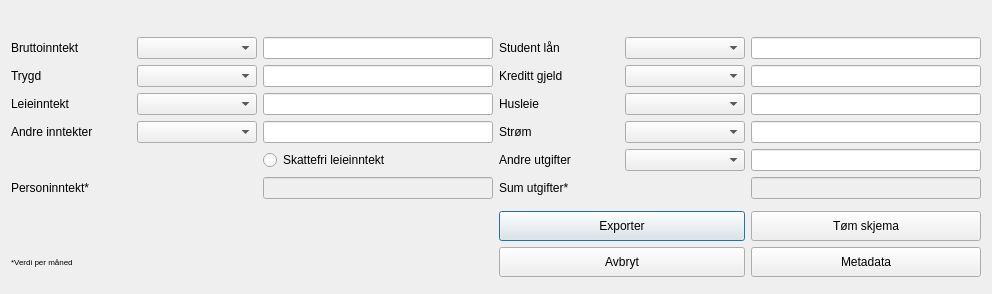
         <widget class="QWidget" name="tab_sekundarsoker">
          <attribute name="title">
           <string>Sekundærsøker</string>
          </attribute>
          <layout class="QGridLayout" name="gridLayout_6">
           <item row="1" column="2">
            <widget class="QLineEdit" name="line_edit_brutto_inntekt_2">
             <property name="minimumSize">
              <size>
               <width>230</width>
               <height>0</height>
              </size>
             </property>
             <property name="clearButtonEnabled">
              <bool>true</bool>
             </property>
            </widget>
           </item>
           <item row="1" column="5">
            <widget class="QLineEdit" name="line_edit_student_lan_2">
             <property name="minimumSize">
              <size>
               <width>230</width>
               <height>0</height>
              </size>
             </property>
             <property name="clearButtonEnabled">
              <bool>true</bool>
             </property>
            </widget>
           </item>
           <item row="0" column="0" colspan="6">
            <widget class="QFrame" name="frame_budget_whitespace_4">
             <property name="sizePolicy">
              <sizepolicy hsizetype="Preferred" vsizetype="Fixed">
               <horstretch>0</horstretch>
               <verstretch>0</verstretch>
              </sizepolicy>
             </property>
             <property name="minimumSize">
              <size>
               <width>0</width>
               <height>20</height>
              </size>
             </property>
             <property name="frameShape">
              <enum>QFrame::NoFrame</enum>
             </property>
             <property name="frameShadow">
              <enum>QFrame::Raised</enum>
             </property>
            </widget>
           </item>
           <item row="8" column="0">
            <widget class="QFrame" name="frame_budget_whitespace_6">
             <property name="frameShape">
              <enum>QFrame::StyledPanel</enum>
             </property>
             <property name="frameShadow">
              <enum>QFrame::Raised</enum>
             </property>
            </widget>
           </item>
           <item row="11" column="0" colspan="6">
            <widget class="QFrame" name="frame_budget_whitespace_5">
             <property name="sizePolicy">
              <sizepolicy hsizetype="Preferred" vsizetype="Expanding">
               <horstretch>0</horstretch>
               <verstretch>0</verstretch>
              </sizepolicy>
             </property>
             <property name="minimumSize">
              <size>
               <width>0</width>
               <height>0</height>
              </size>
             </property>
             <property name="frameShape">
              <enum>QFrame::NoFrame</enum>
             </property>
             <property name="frameShadow">
              <enum>QFrame::Raised</enum>
             </property>
            </widget>
           </item>
           <item row="3" column="0">
            <widget class="QLabel" name="label_leieinntekt_2">
             <property name="text">
              <string>Leieinntekt</string>
             </property>
             <property name="buddy">
              <cstring>line_edit_leieinntekt_1</cstring>
             </property>
            </widget>
           </item>
           <item row="5" column="2">
            <widget class="QRadioButton" name="radio_button_skattefrie_inntekt_2">
             <property name="text">
              <string>Skattefri leieinntekt</string>
             </property>
            </widget>
           </item>
           <item row="5" column="3">
            <widget class="QLabel" name="label_andre_utgifter_2">
             <property name="text">
              <string>Andre utgifter</string>
             </property>
             <property name="buddy">
              <cstring>line_edit_andre_utgifter_1</cstring>
             </property>
            </widget>
           </item>
           <item row="2" column="5">
            <widget class="QLineEdit" name="line_edit_kreditt_gjeld_2">
             <property name="clearButtonEnabled">
              <bool>true</bool>
             </property>
            </widget>
           </item>
           <item row="4" column="5">
            <widget class="QLineEdit" name="line_edit_strom_2">
             <property name="clearButtonEnabled">
              <bool>true</bool>
             </property>
            </widget>
           </item>
           <item row="1" column="4">
            <widget class="QComboBox" name="combo_box_interval_14">
             <property name="minimumSize">
              <size>
               <width>120</width>
               <height>0</height>
              </size>
             </property>
            </widget>
           </item>
           <item row="1" column="0">
            <widget class="QLabel" name="label_brutto_inntekter_2">
             <property name="sizePolicy">
              <sizepolicy hsizetype="Fixed" vsizetype="Preferred">
               <horstretch>0</horstretch>
               <verstretch>0</verstretch>
              </sizepolicy>
             </property>
             <property name="minimumSize">
              <size>
               <width>120</width>
               <height>0</height>
              </size>
             </property>
             <property name="text">
              <string>Bruttoinntekt</string>
             </property>
             <property name="buddy">
              <cstring>line_edit_brutto_inntekt_1</cstring>
             </property>
            </widget>
           </item>
           <item row="1" column="1">
            <widget class="QComboBox" name="combo_box_interval_10">
             <property name="minimumSize">
              <size>
               <width>120</width>
               <height>0</height>
              </size>
             </property>
            </widget>
           </item>
           <item row="3" column="2">
            <widget class="QLineEdit" name="line_edit_leieinntekt_2">
             <property name="clearButtonEnabled">
              <bool>true</bool>
             </property>
            </widget>
           </item>
           <item row="2" column="1">
            <widget class="QComboBox" name="combo_box_interval_11"/>
           </item>
           <item row="2" column="3">
            <widget class="QLabel" name="label_kreditt_gjeld_2">
             <property name="text">
              <string>Kreditt gjeld</string>
             </property>
             <property name="buddy">
              <cstring>line_edit_kreditt_gjeld_1</cstring>
             </property>
            </widget>
           </item>
           <item row="4" column="2">
            <widget class="QLineEdit" name="line_edit_andre_inntekter_2">
             <property name="clearButtonEnabled">
              <bool>true</bool>
             </property>
            </widget>
           </item>
           <item row="4" column="3">
            <widget class="QLabel" name="label_strom_2">
             <property name="text">
              <string>Strøm</string>
             </property>
             <property name="buddy">
              <cstring>line_edit_strom_1</cstring>
             </property>
            </widget>
           </item>
           <item row="2" column="0">
            <widget class="QLabel" name="label_trygde_inntekt_2">
             <property name="text">
              <string>Trygd</string>
             </property>
             <property name="buddy">
              <cstring>line_edit_trygde_inntekt_1</cstring>
             </property>
            </widget>
           </item>
           <item row="3" column="5">
            <widget class="QLineEdit" name="line_edit_husleie_2">
             <property name="clearButtonEnabled">
              <bool>true</bool>
             </property>
            </widget>
           </item>
           <item row="2" column="4">
            <widget class="QComboBox" name="combo_box_interval_15"/>
           </item>
           <item row="3" column="4">
            <widget class="QComboBox" name="combo_box_interval_16"/>
           </item>
           <item row="3" column="1">
            <widget class="QComboBox" name="combo_box_interval_12"/>
           </item>
           <item row="2" column="2">
            <widget class="QLineEdit" name="line_edit_trygde_inntekt_2">
             <property name="clearButtonEnabled">
              <bool>true</bool>
             </property>
            </widget>
           </item>
           <item row="3" column="3">
            <widget class="QLabel" name="label_husleie_2">
             <property name="text">
              <string>Husleie</string>
             </property>
             <property name="buddy">
              <cstring>line_edit_husleie_1</cstring>
             </property>
            </widget>
           </item>
           <item row="4" column="0">
            <widget class="QLabel" name="label_andre_inntekter_2">
             <property name="text">
              <string>Andre inntekter</string>
             </property>
            </widget>
           </item>
           <item row="1" column="3">
            <widget class="QLabel" name="label_student_lan_2">
             <property name="minimumSize">
              <size>
               <width>120</width>
               <height>0</height>
              </size>
             </property>
             <property name="text">
              <string>Student lån</string>
             </property>
             <property name="buddy">
              <cstring>line_edit_student_lan_1</cstring>
             </property>
            </widget>
           </item>
           <item row="4" column="4">
            <widget class="QComboBox" name="combo_box_interval_17"/>
           </item>
           <item row="4" column="1">
            <widget class="QComboBox" name="combo_box_interval_13"/>
           </item>
           <item row="9" column="5">
            <widget class="QPushButton" name="push_button_tom_skjema_2">
             <property name="minimumSize">
              <size>
               <width>0</width>
               <height>30</height>
              </size>
             </property>
             <property name="focusPolicy">
              <enum>Qt::TabFocus</enum>
             </property>
             <property name="text">
              <string>Tøm skjema</string>
             </property>
             <property name="icon">
              <iconset resource="../../images/img.qrc">
               <normaloff>:/img/erase.svg</normaloff>:/img/erase.svg</iconset>
             </property>
            </widget>
           </item>
           <item row="5" column="5">
            <widget class="QLineEdit" name="line_edit_andre_utgifter_2">
             <property name="clearButtonEnabled">
              <bool>true</bool>
             </property>
            </widget>
           </item>
           <item row="6" column="5">
            <widget class="QLineEdit" name="line_edit_sum_utgifter_2">
             <property name="enabled">
              <bool>false</bool>
             </property>
            </widget>
           </item>
           <item row="6" column="0">
            <widget class="QLabel" name="label_personinntekt_2">
             <property name="text">
              <string>Personinntekt*</string>
             </property>
            </widget>
           </item>
           <item row="6" column="2">
            <widget class="QLineEdit" name="line_edit_personinntekt_2">
             <property name="enabled">
              <bool>false</bool>
             </property>
            </widget>
           </item>
           <item row="10" column="3" colspan="2">
            <widget class="QPushButton" name="push_button_avbryt_2">
             <property name="minimumSize">
              <size>
               <width>0</width>
               <height>30</height>
              </size>
             </property>
             <property name="focusPolicy">
              <enum>Qt::TabFocus</enum>
             </property>
             <property name="text">
              <string>Avbryt</string>
             </property>
             <property name="icon">
              <iconset resource="../../images/img.qrc">
               <normaloff>:/img/cancel.svg</normaloff>:/img/cancel.svg</iconset>
             </property>
            </widget>
           </item>
           <item row="10" column="5">
            <widget class="QPushButton" name="push_button_budget_meta_data_2">
             <property name="minimumSize">
              <size>
               <width>0</width>
               <height>30</height>
              </size>
             </property>
             <property name="focusPolicy">
              <enum>Qt::TabFocus</enum>
             </property>
             <property name="text">
              <string>Metadata</string>
             </property>
             <property name="icon">
              <iconset resource="../../images/img.qrc">
               <normaloff>:/img/meta.svg</normaloff>:/img/meta.svg</iconset>
             </property>
            </widget>
           </item>
           <item row="6" column="3">
            <widget class="QLabel" name="label_total_person_utgifter_2">
             <property name="text">
              <string>Sum utgifter*</string>
             </property>
            </widget>
           </item>
           <item row="9" column="3" colspan="2">
            <widget class="QPushButton" name="push_button_exporter_2">
             <property name="minimumSize">
              <size>
               <width>0</width>
               <height>30</height>
              </size>
             </property>
             <property name="focusPolicy">
              <enum>Qt::TabFocus</enum>
             </property>
             <property name="text">
              <string>Exporter</string>
             </property>
             <property name="icon">
              <iconset resource="../../images/img.qrc">
               <normaloff>:/img/export.svg</normaloff>:/img/export.svg</iconset>
             </property>
             <property name="default">
              <bool>true</bool>
             </property>
            </widget>
           </item>
           <item row="5" column="4">
            <widget class="QComboBox" name="combo_box_interval_18"/>
           </item>
           <item row="10" column="0">
            <widget class="QLabel" name="label_note_2">
             <property name="sizePolicy">
              <sizepolicy hsizetype="Fixed" vsizetype="Fixed">
               <horstretch>0</horstretch>
               <verstretch>0</verstretch>
              </sizepolicy>
             </property>
             <property name="font">
              <font>
               <pointsize>6</pointsize>
              </font>
             </property>
             <property name="text">
              <string>*Verdi per måned</string>
             </property>
            </widget>
           </item>
          </layout>
         </widget>
